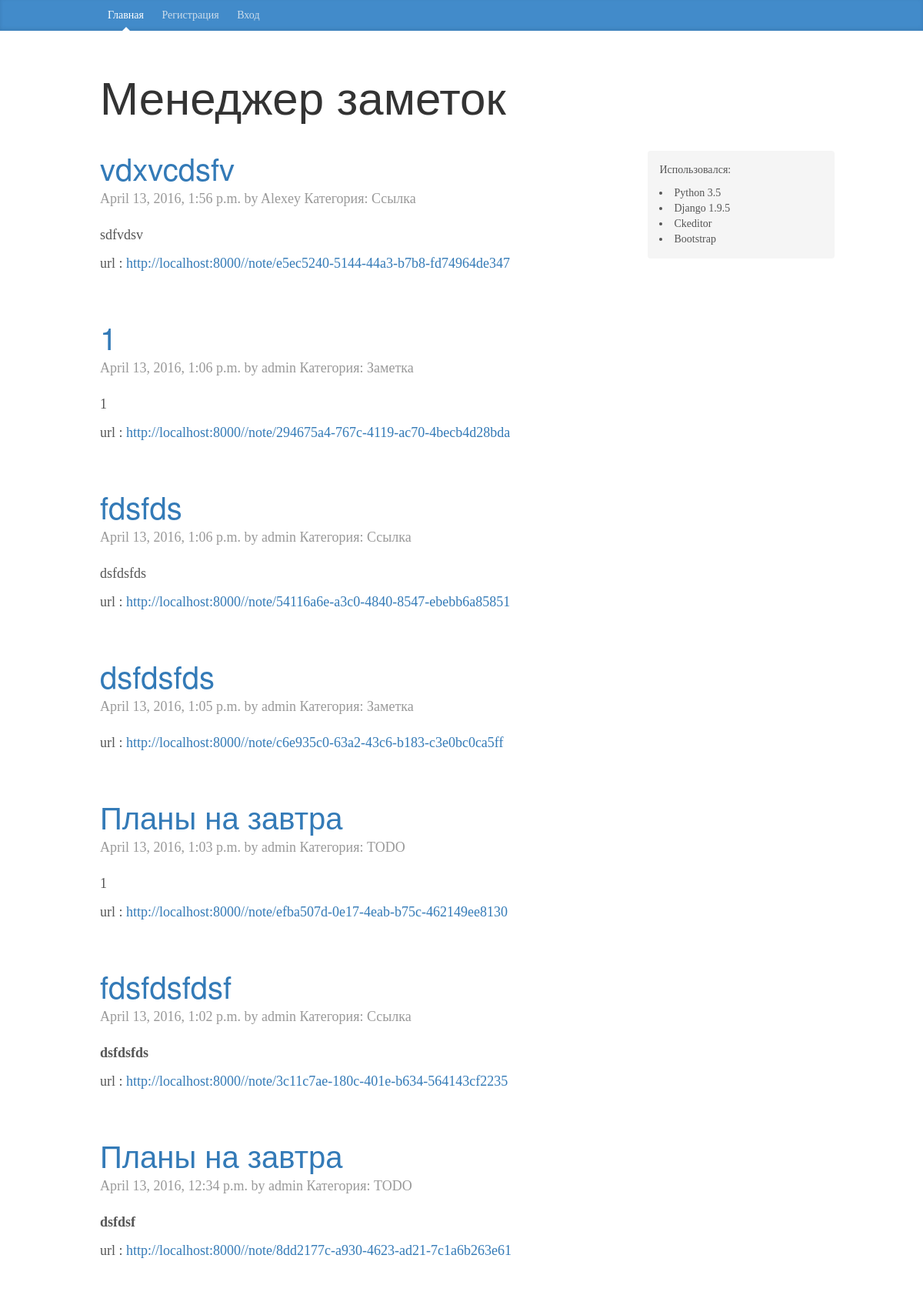
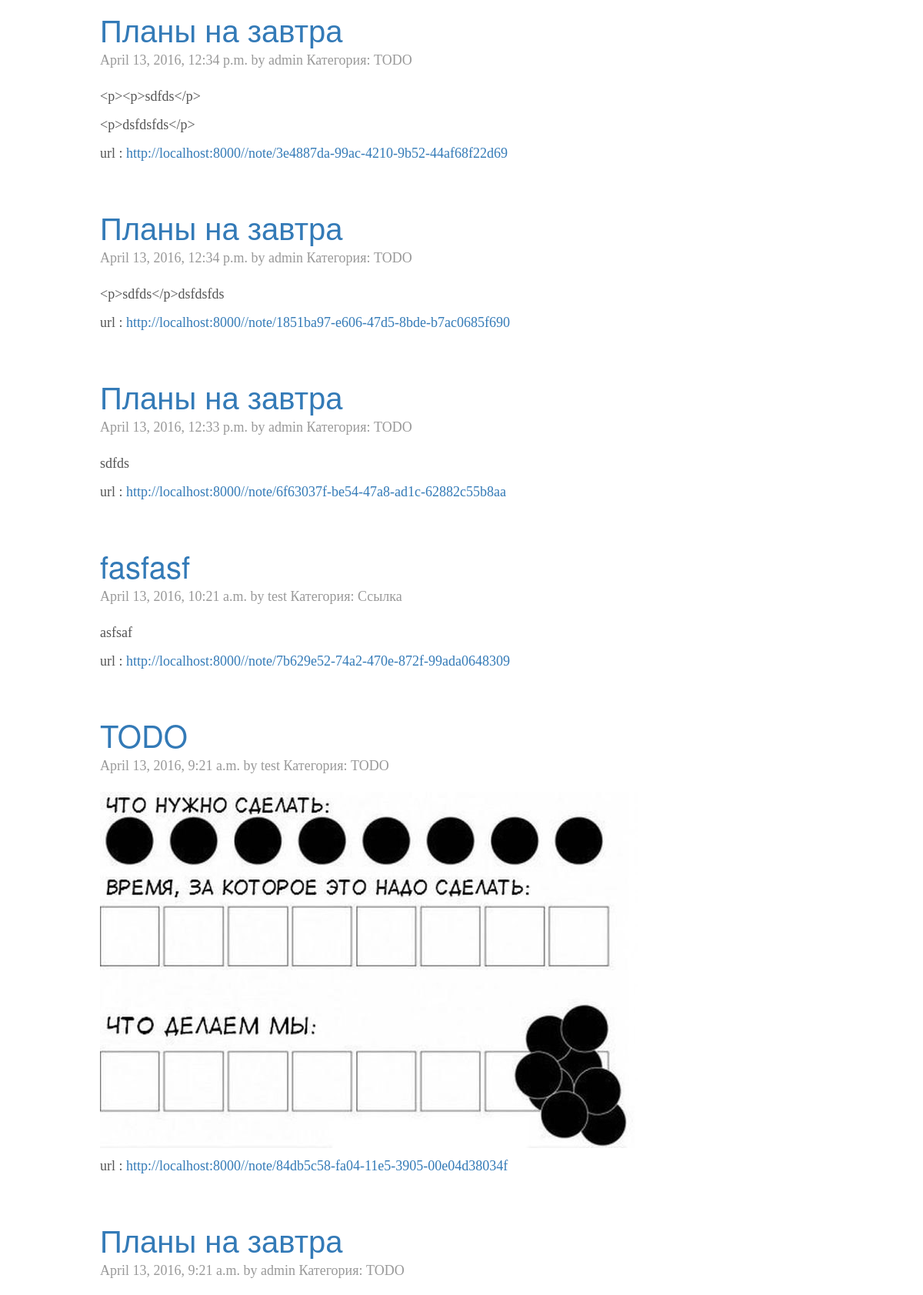
The page / (upper part) on the database its author committed (2 pictures, top to bottom).
### notes/models.py (models this page shows, shortened)
class Notes(models.Model):
    class Meta:
        db_table = 'Notes'
        verbose_name_plural = "Заметки"
    id = models.UUIDField(primary_key=True, default=uuid.uuid4, editable=False)
    title = models.CharField(max_length=150)
    text = RichTextField(null=True, blank=True)
    date_added = models.DateTimeField(auto_now_add=True)
    date_modified = models.DateTimeField(auto_now=True)
    author = models.ForeignKey(settings.AUTH_USER_MODEL, default=1)
    favorites = models.BooleanField(default=False)
    category = models.ForeignKey(Category, blank=True,
                                 null=True, related_name='cat')
    publish = models.BooleanField(default=False)

class Category(MPTTModel):
    class Meta():
        db_table = 'Category'
        verbose_name_plural = "Категории"
        verbose_name = "Категория"
        ordering = ('tree_id', 'level')
    name = models.CharField(max_length=150)
    parent = TreeForeignKey('self', null=True, blank=True,
                            related_name='children',
                            verbose_name='parent class')
    def __str__(self):
        return self.name
    class MPTTMeta:
        order_insertion_py = ['name']

### notes/views.py (the view)
# urls.py: url(r'^$', notes.views.notes),
def notes(request, first='-date_modified', second='title'):
    args = {
        'notes': Notes.objects.filter(publish=True).order_by(first, second)
            .select_related('category', 'author'),
        'category_all': Category.objects.all()
    }
    return render(request, 'notes.html', args)

### notes/templates/notes.html (shortened to what this page needs)
{% extends 'main.html' %}
{% load staticfiles %}
{% block content %}
{% for note in notes %}
<div class="blog-post">
    <h2 class="blog-post-title"><a href="{% url 'note' note.id %}"> {{ note.title }}</a>
    </h2>
    <p class="blog-post-meta"> {{ note.date_modified }} by {{ note.author.username }}
    Категория: {{note.category}}</p>
    <P> {{note.text | safe}}</P>
    {% if note.publish %}
    <p> url : <a href="{% url 'note' note.id %}">http://localhost:8000/{% url 'note' note.id %}</a></p>
    {% endif %}
</div>
{% endfor %}
{% endblock %}

### static/css/blog.css (style rules this page uses)
body { font-family: Georgia, "Times New Roman", Times, serif; color: #555; }
h1, .h1, h2, .h2, h3, .h3, h4, .h4, h5, .h5, h6, .h6 { margin-top: 0; font-family: "Helvetica Neue", Helvetica, Arial, sans-serif; font-weight: normal; color: #333; }
.blog-post { margin-bottom: 60px; }
.blog-post-title { margin-bottom: 5px; font-size: 40px; }
.blog-post-meta { margin-bottom: 20px; color: #999; }

### rows shown on the page
Notes: title "vdxvcdsfv", date_modified "April 13, 2016, 1:56 p.m.", author.username "Alexey", category "Ссылка", text "sdfvdsv", id "/note/e5ec5240-5144-44a3-b7b8-fd74964de347"
Notes: title "1", date_modified "April 13, 2016, 1:06 p.m.", author.username "admin", category "Заметка", text "1", id "/note/294675a4-767c-4119-ac70-4becb4d28bda"
Notes: title "fdsfds", date_modified "April 13, 2016, 1:06 p.m.", author.username "admin", category "Ссылка", text "dsfdsfds", id "/note/54116a6e-a3c0-4840-8547-ebebb6a85851"
Notes: title "dsfdsfds", date_modified "April 13, 2016, 1:05 p.m.", author.username "admin", category "Заметка", id "/note/c6e935c0-63a2-43c6-b183-c3e0bc0ca5ff"
Notes: title "Планы на завтра", date_modified "April 13, 2016, 1:03 p.m.", author.username "admin", category "TODO", text "1", id "/note/efba507d-0e17-4eab-b75c-462149ee8130"
Notes: title "fdsfdsfdsf", date_modified "April 13, 2016, 1:02 p.m.", author.username "admin", category "Ссылка", text "dsfdsfds", id "/note/3c11c7ae-180c-401e-b634-564143cf2235"
Notes: title "Планы на завтра", date_modified "April 13, 2016, 12:34 p.m.", author.username "admin", category "TODO", text "dsfdsf", id "/note/8dd2177c-a930-4623-ad21-7c1a6b263e61"
Notes: title "Планы на завтра", date_modified "April 13, 2016, 12:34 p.m.", author.username "admin", category "TODO", text "<p><p>sdfds</p> <p>dsfdsfds</p>", id "/note/3e4887da-99ac-4210-9b52-44af68f22d69"
Notes: title "Планы на завтра", date_modified "April 13, 2016, 12:34 p.m.", author.username "admin", category "TODO", text "<p>sdfds</p>dsfdsfds", id "/note/1851ba97-e606-47d5-8bde-b7ac0685f690"
Notes: title "Планы на завтра", date_modified "April 13, 2016, 12:33 p.m.", author.username "admin", category "TODO", text "sdfds", id "/note/6f63037f-be54-47a8-ad1c-62882c55b8aa"
Notes: title "fasfasf", date_modified "April 13, 2016, 10:21 a.m.", author.username "test", category "Ссылка", text "asfsaf", id "/note/7b629e52-74a2-470e-872f-99ada0648309"
Notes: title "TODO", date_modified "April 13, 2016, 9:21 a.m.", author.username "test", category "TODO", text (picture), id "/note/84db5c58-fa04-11e5-3905-00e04d38034f"
Notes: title "Планы на завтра", date_modified "April 13, 2016, 9:21 a.m.", author.username "admin", category "TODO"
